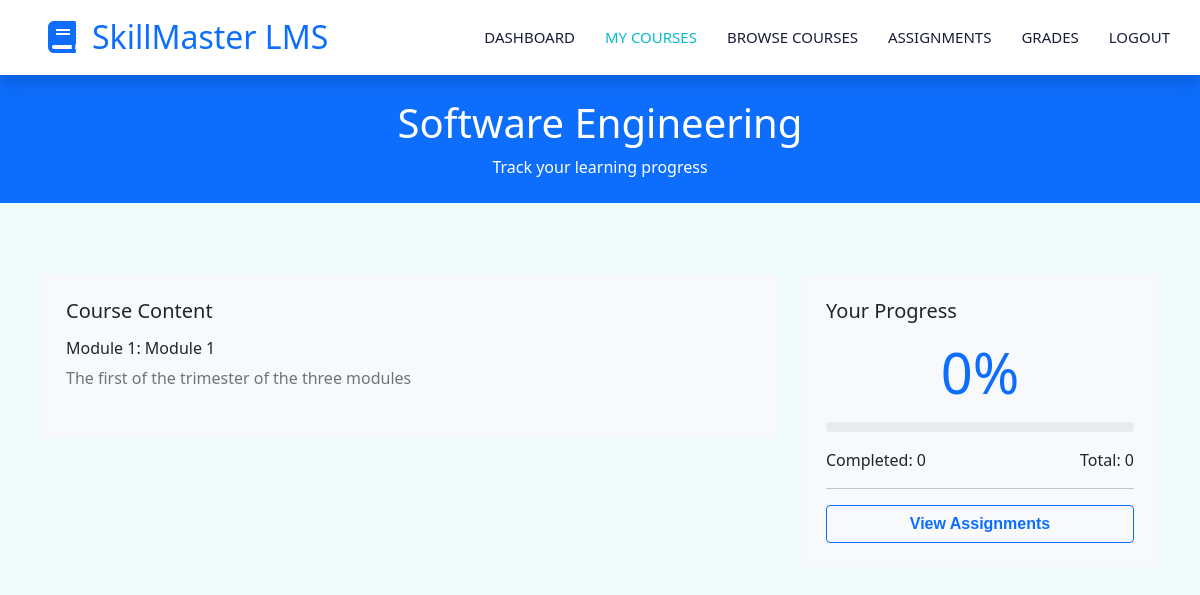
Screenshot of /student/courses/progress.php?id=7 (signed in) with the database file from the repository.
### tables this page shows
CREATE TABLE `courses` (
  `id` bigint(20) NOT NULL,
  `title` varchar(200) NOT NULL,
  `slug` varchar(200) NOT NULL,
  `code` varchar(20) NOT NULL,
  `description` text DEFAULT NULL,
  `short_description` varchar(500) DEFAULT NULL,
  `category_id` bigint(20) DEFAULT NULL,
  `instructor_id` bigint(20) DEFAULT NULL,
  `price` decimal(10,2) DEFAULT 0.00,
  `thumbnail` varchar(255) DEFAULT NULL,
  `credits` int(11) DEFAULT 3,
  `start_date` date DEFAULT NULL,
  `end_date` date DEFAULT NULL,
  `status` enum('draft','pending_approval','published','archived','rejected') NOT NULL DEFAULT 'draft',
  `max_students` int(11) DEFAULT 50,
  `enrollment_count` int(11) DEFAULT 0,
  `syllabus` text DEFAULT NULL,
  `created_by` bigint(20) DEFAULT NULL,
  `created_at` timestamp NOT NULL DEFAULT current_timestamp(),
  `updated_at` timestamp NOT NULL DEFAULT current_timestamp() ON UPDATE current_timestamp(),
  `deleted_at` timestamp NULL DEFAULT NULL
);

CREATE TABLE `modules` (
  `id` bigint(20) NOT NULL,
  `course_id` bigint(20) NOT NULL,
  `title` varchar(200) NOT NULL,
  `description` text DEFAULT NULL,
  `order_index` int(11) DEFAULT 0,
  `created_at` timestamp NOT NULL DEFAULT current_timestamp(),
  `updated_at` timestamp NOT NULL DEFAULT current_timestamp() ON UPDATE current_timestamp()
);

### src/Database/Connection.php (called while the page is built, shortened)
<?php
class Connection
{
    private static $instance = null;
    private $connection;
    private function __construct()
    {
        try {
            $dsn = sprintf(
                'mysql:host=%s;dbname=%s;charset=%s',
                DB_HOST,
                DB_NAME,
                DB_CHARSET
            );
            $options = [
                PDO::ATTR_ERRMODE => PDO::ERRMODE_EXCEPTION,
                PDO::ATTR_DEFAULT_FETCH_MODE => PDO::FETCH_ASSOC,
                PDO::ATTR_EMULATE_PREPARES => false,
                PDO::MYSQL_ATTR_INIT_COMMAND => "SET NAMES " . DB_CHARSET
            ];
            $this->connection = new PDO($dsn, DB_USER, DB_PASS, $options);
        } catch (PDOException $e) {
            if (DEBUG_MODE) {
                die("Database connection failed: " . $e->getMessage());
            } else {
                error_log("Database connection failed: " . $e->getMessage());
                die("A database error occurred. Please try again later.");
            }
        }
    }
    public static function getInstance()
    {
        if (self::$instance === null) {
            self::$instance = new self();
        }
        return self::$instance;
    }
    public function getConnection()
    {
        return $this->connection;
    }
}

### src/Models/Course.php (called while the page is built, shortened)
<?php
class Course
{
    private $db;
    private $table = 'courses';
    public function __construct()
    {
        $this->db = Connection::getInstance()->getConnection();
    }
    public function getCourse($identifier)
    {
        $field = is_numeric($identifier) ? 'c.id' : 'c.slug';
        $stmt = $this->db->prepare("
            SELECT c.*,
                   CONCAT(u.first_name, ' ', u.last_name) as instructor_name,
                   u.bio as instructor_bio,
                   u.profile_pic as instructor_pic,
                   u.facebook_link, u.twitter_link, u.linkedin_link,
                   cat.name as category_name
            FROM {$this->table} c
            LEFT JOIN users u ON c.instructor_id = u.id
            LEFT JOIN course_categories cat ON c.category_id = cat.id
            WHERE {$field} = ? AND c.status = 'published'
        ");
        $stmt->execute([$identifier]);
        return $stmt->fetch();
    }
    public function getCourseContent($courseId)
    {
        $stmt = $this->db->prepare("
            SELECT m.*,
                   (SELECT COUNT(*) FROM materials WHERE module_id = m.id) as material_count
            FROM modules m
            WHERE m.course_id = ?
            ORDER BY m.order_index ASC
        ");
        $stmt->execute([$courseId]);
        return $stmt->fetchAll();
    }
}

### src/Models/CourseProgress.php (called while the page is built, shortened)
<?php
class CourseProgress
{
    private $db;
    private $table = 'course_progress';
    public function __construct()
    {
        $this->db = Connection::getInstance()->getConnection();
    }
    public function getStudentProgress($studentId, $courseId)
    {
        $stmt = $this->db->prepare("
            SELECT COUNT(*) as total_materials,
                   SUM(CASE WHEN is_completed = 1 THEN 1 ELSE 0 END) as completed_materials
            FROM {$this->table}
            WHERE student_id = ? AND course_id = ?
        ");
        $stmt->execute([$studentId, $courseId]);
        $result = $stmt->fetch();
        $percentage = 0;
        return [
            'total_materials' => $result['total_materials'] ?? 0,
            'completed_materials' => $result['completed_materials'] ?? 0,
            'percentage' => $percentage
        ];
    }
}

### public/student/courses/progress.php (the view, shortened to what this page needs)
<?php
$courseId = isset($_GET['id']) ? (int)$_GET['id'] : 0;
$courseModel = new Course();
$progressModel = new CourseProgress();
$course = $courseModel->getCourse($courseId);
$progress = $progressModel->getStudentProgress($_SESSION['user_id'], $courseId);
$modules = $courseModel->getCourseContent($courseId);
?>
<!DOCTYPE html>
<html lang="en">
<head>
    <link href="https://cdn.jsdelivr.net/npm/bootstrap@5.0.0/dist/css/bootstrap.min.css" rel="stylesheet">
    <link href="../../assets/css/style.css" rel="stylesheet">
</head>
<body style="background-color: #F0FBFC;">
    <nav class="navbar navbar-expand-lg bg-white navbar-light shadow sticky-top p-0">
        <a href="../index.php" class="navbar-brand d-flex align-items-center px-4 px-lg-5">
            <h2 class="m-0 text-primary"><i class="fa fa-book me-3"></i><?php echo APP_NAME; ?></h2>
        </a>
        <div class="collapse navbar-collapse" id="navbarCollapse">
            <div class="navbar-nav ms-auto p-4 p-lg-0">
                <a href="../index.php" class="nav-item nav-link">Dashboard</a>
                <a href="enrolled.php" class="nav-item nav-link active">My Courses</a>
                <a href="browse.php" class="nav-item nav-link">Browse Courses</a>
                <a href="../assignments/pending.php" class="nav-item nav-link">Assignments</a>
                <a href="../grades/index.php" class="nav-item nav-link">Grades</a>
                <a href="../../logout.php" class="nav-item nav-link">Logout</a>
            </div>
        </div>
    </nav>
    <div class="container-fluid bg-primary py-4 mb-5">
        <div class="container text-center">
            <h1 class="text-white"><?php echo htmlspecialchars($course['title']); ?></h1>
            <p class="text-white mb-0">Track your learning progress</p>
        </div>
    </div>
    <div class="container-xxl py-4">
        <div class="container">
            <div class="row">
                <div class="col-lg-8">
                    <div class="bg-light rounded p-4">
                        <h5 class="mb-3">Course Content</h5>
                        <?php foreach ($modules as $index => $module): ?>
                            <div class="mb-4">
                                <h6>Module <?php echo $index + 1; ?>: <?php echo htmlspecialchars($module['title']); ?></h6>
                                <p class="text-muted"><?php echo htmlspecialchars($module['description']); ?></p>
                            </div>
                        <?php endforeach; ?>
                    </div>
                </div>
                <div class="col-lg-4">
                    <div class="bg-light rounded p-4">
                        <h5 class="mb-3">Your Progress</h5>
                        <div class="text-center mb-3">
                            <h2 class="display-4 text-primary"><?php echo $progress['percentage']; ?>%</h2>
                        </div>
                        <div class="progress mb-3" style="height: 10px;">
                        </div>
                        <div class="d-flex justify-content-between">
                            <span>Completed: <?php echo $progress['completed_materials']; ?></span>
                            <span>Total: <?php echo $progress['total_materials']; ?></span>
                        </div>
                        <hr>
                        <a href="../assignments/pending.php?course_id=<?php echo $courseId; ?>" class="btn btn-outline-primary w-100">View Assignments</a>
                    </div>
                </div>
            </div>
        </div>
    </div>
</body>
</html>

### public/assets/css/style.css (style rules this page uses)
:root { --primary: #06BBCC; --light: #F0FBFC; --dark: #181d38; }
.btn { font-family: 'Nunito', sans-serif; font-weight: 600; transition: .5s; }
.navbar-light .navbar-nav .nav-link { margin-right: 30px; padding: 25px 0; color: #FFFFFF; font-size: 15px; text-transform: uppercase; outline: none; }
.navbar-light .navbar-nav .nav-link:hover, .navbar-light .navbar-nav .nav-link.active { color: var(--primary); }
.navbar-light .navbar-brand, .navbar-light a.btn { height: 75px; }
.navbar-light .navbar-nav .nav-link { color: var(--dark); font-weight: 500; }
.navbar-light.sticky-top { top: -100px; transition: .5s; }

### rows the page displays
courses: title "Software Engineering"
modules: title "Module 1", description "The first of the trimester of the three modules"

### other values shown
APP_NAME "SkillMaster LMS"
$progress['percentage'] "0"
$progress['completed_materials'] "0"
$progress['total_materials'] "0"
